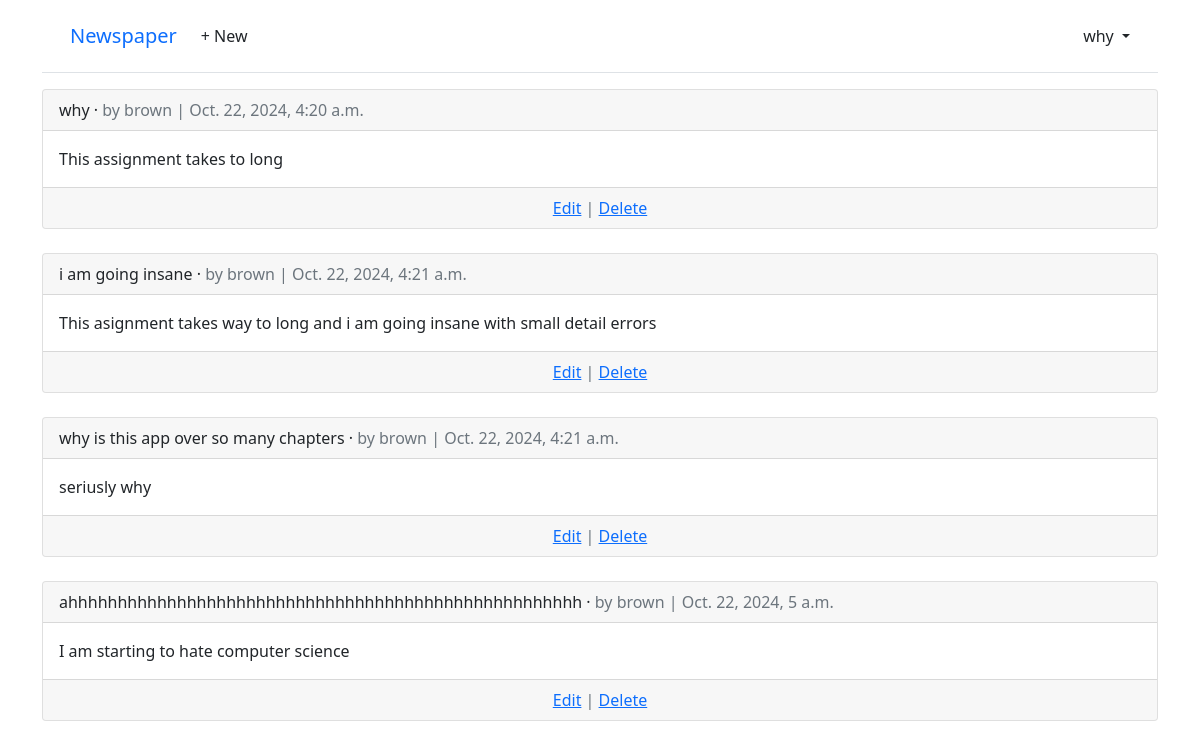
The app's page /articals/ (signed in) with its own data.
### accounts/models.py (models this page shows)
class CustomUser(AbstractUser):
    age = models.PositiveIntegerField(null=True, blank = True)

### articals/models.py (models this page shows, shortened)
class Article(models.Model):
    title = models.CharField(max_length=255)
    body = models.TextField()
    date = models.DateTimeField(auto_now_add=True)
    author = models.ForeignKey(
        settings.AUTH_USER_MODEL,
        on_delete=models.CASCADE,
    )
    def get_absolute_url(self):
        return reverse("article_detail", kwargs={"pk": self.pk})

### articals/views.py (the view)
# urls.py: path("", ArticleListView.as_view(), name="article_list"),
class ArticleListView(ListView):
    model = Article
    template_name = "artical_list.html"

### Templates/artical_list.html (shortened to what this page needs)
{% extends "base.html" %}
{% block content %}
{% for article in article_list %}
  <div class="card">
    <div class="card-header">
      <span class="font-weight-bold"><a herf="{{article.get_absolute_url}}">{{ article.title }}</a></span> &middot;
      <span class="text-muted">by {{ article.author }} |
      {{ article.date }}</span>
    </div>
    <div class="card-body">
      {{ article.body }}
    </div>
    <div class="card-footer text-center text-muted">
        <a href="{% url 'article_edit' article.pk %}">Edit</a> |
        <a href="{% url 'article_delete' article.pk %}">Delete</a>
    </div>
  </div>
  <br />
{% endfor %}
{% endblock content %}

### Templates/base.html (shortened to what this page needs)
<!DOCTYPE html>
<html>
<head>
  <link href="https://cdn.jsdelivr.net/npm/bootstrap@5.1.3/dist/css/bootstrap.min.css" rel="stylesheet"
>
</head>
<body>
  <div class="container">
    <header class="p-3 mb-3 border-bottom">
      <div class="container">
        <div class="d-flex flex-wrap align-items-center justify-content-center
          justify-content-lg-start">
          <a class="navbar-brand" href="{% url 'home' %}">Newspaper</a>
          <ul class="nav col-12 col-lg-auto me-lg-auto mb-2 justify-content-center
            mb-md-0">
            {% if user.is_authenticated %}
            <li><a href="{%url 'article_new'%}" class="nav-link px-2 link-dark">+ New</a></li>
          </ul>
          <div class="dropdown text-end">
            <a href="#" class="d-block link-dark text-decoration-none dropdown-toggle" id="dropdownUser1"
              data-bs-toggle="dropdown" aria-expanded="false">
              {{ user.username }}
            </a>
          </div>
          {% else %}
          <div class="text-end">
            <a href="{% url 'login' %}" class="btn btn-outline-primary me-2">Log
              In</a>
            <a href="{% url 'signup' %}" class="btn btn-primary">Sign Up</a>
          </div>
          {% endif %}
        </div>
      </div>
    </header>
    <main>
      {% block content %}
      {% endblock content %}
    </main>
  </div>
</body>
</html>

### records on screen
CustomUser: username "why"
Article: title "why", author "brown", date "Oct. 22, 2024, 4:20 a.m.", body "This assignment takes to long"
Article: title "i am going insane", author "brown", date "Oct. 22, 2024, 4:21 a.m.", body "This asignment takes way to long and i am going insane with small detail errors"
Article: title "why is this app over so many chapters", author "brown", date "Oct. 22, 2024, 4:21 a.m.", body "seriusly why"
Article: title "ahhhhhhhhhhhhhhhhhhhhhhhhhhhhhhhhhhhhhhhhhhhhhhhhhhhh", author "brown", date "Oct. 22, 2024, 5 a.m.", body "I am starting to hate computer science"
